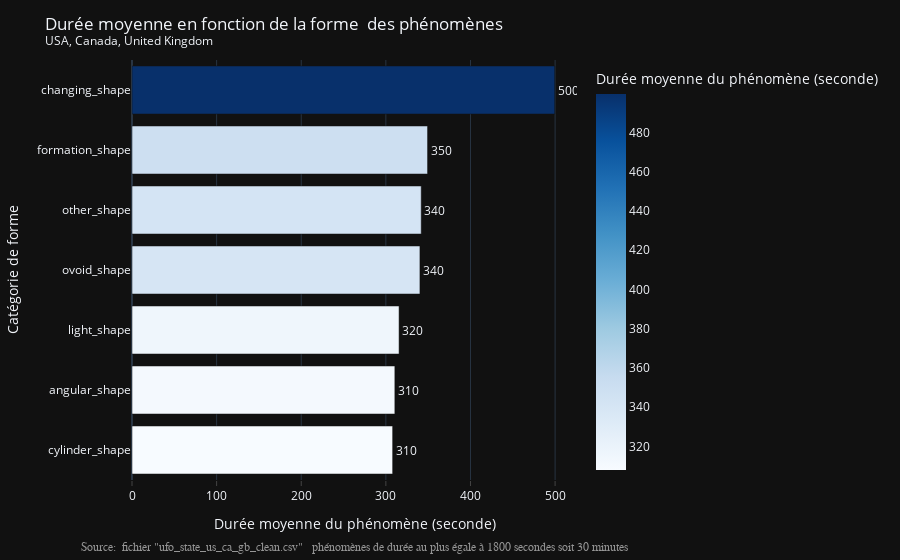

The notebook cell this image was saved under:
### Markdown cell above
Plotly

### Code cell
# graph
fig = px.bar(df_ufo_cat_ufo_length_order,
             y='cat_UFO_shape',
             x='mean_length_of_encounter_seconds',
             text='mean_length_of_encounter_seconds',
             labels={'mean_length_of_encounter_seconds': 'Durée moyenne du phénomène (seconde)',
                     'cat_UFO_shape': 'Catégorie de forme'},
             color='mean_length_of_encounter_seconds',
#              color_discrete_sequence=px.colors.sequential.Plasma_r,
             color_continuous_scale=COLOR_UFO_DURATION,
             template=TEMPLATE)

# text
fig.update_traces(texttemplate='%{text:.2s}',
                  textposition='outside')

fig.update_layout(title='Durée moyenne en fonction de la forme  des phénomènes<br>'
                  '<sup>USA, Canada, United Kingdom</sup>',
                  showlegend=True)

# axes
fig.update_xaxes(showgrid=True, ticks="outside")

# annotations
annotations = []

# Source
annotations.append(dict(xref='paper', yref='paper', x=0.5, y=-0.14,
                        xanchor='center', yanchor='top',
                        text='Source:  fichier "ufo_state_us_ca_gb_clean.csv"  ' +
                        ' phénomènes de durée au plus égale à 1800 secondes soit 30 minutes',
                        font=dict(family='Arial',
                                  size=12,
                                  color='rgb(150,150,150)'),
                        showarrow=False))

fig.update_layout(annotations=annotations)

fig.show()

### Figure 1 — Plotly figure (JSON) as saved in the notebook; plotly's stock layout.template omitted (floating-point values rounded to 4 significant figures)
{"data": [{"alignmentgroup": "True", "hovertemplate": "Durée moyenne du phénomène (seconde)=%{marker.color}<br>Catégorie de forme=%{y}<extra></extra>", "legendgroup": "", "marker": {"color": [308.0, 310.6, 315.6, 340.3, 341.8, 349.3, 499.6], "coloraxis": "coloraxis"}, "name": "", "offsetgroup": "", "orientation": "h", "showlegend": false, "text": [308.0, 310.6, 315.6, 340.3, 341.8, 349.3, 499.6], "textposition": "outside", "texttemplate": "%{text:.2s}", "type": "bar", "x": [308.0, 310.6, 315.6, 340.3, 341.8, 349.3, 499.6], "xaxis": "x", "y": ["cylinder_shape", "angular_shape", "light_shape", "ovoid_shape", "other_shape", "formation_shape", "changing_shape"], "yaxis": "y"}], "layout": {"annotations": [{"font": {"color": "rgb(150,150,150)", "family": "Arial", "size": 12}, "showarrow": false, "text": "Source:  fichier \"ufo_state_us_ca_gb_clean.csv\"   phénomènes de durée au plus égale à 1800 secondes soit 30 minutes", "x": 0.5, "xanchor": "center", "xref": "paper", "y": -0.14, "yanchor": "top", "yref": "paper"}], "barmode": "relative", "coloraxis": {"colorbar": {"title": {"text": "Durée moyenne du phénomène (seconde)"}}, "colorscale": [[0, "rgb(247,251,255)"], [0.125, "rgb(222,235,247)"], [0.25, "rgb(198,219,239)"], [0.375, "rgb(158,202,225)"], [0.5, "rgb(107,174,214)"], [0.625, "rgb(66,146,198)"], [0.75, "rgb(33,113,181)"], [0.875, "rgb(8,81,156)"], [1, "rgb(8,48,107)"]]}, "legend": {"tracegroupgap": 0}, "margin": {"t": 60}, "showlegend": true, "title": {"text": "Durée moyenne en fonction de la forme  des phénomènes<br><sup>USA, Canada, United Kingdom</sup>"}, "xaxis": {"anchor": "y", "domain": [0, 1], "showgrid": true, "ticks": "outside", "title": {"text": "Durée moyenne du phénomène (seconde)"}}, "yaxis": {"anchor": "x", "domain": [0, 1], "title": {"text": "Catégorie de forme"}}}}
